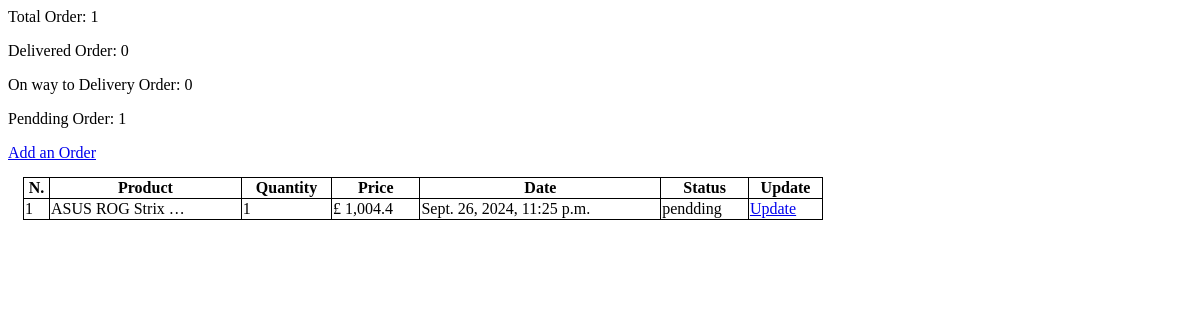
The page /admin_orders (signed in) on the database its author committed.
### shop/models.py (models this page shows, shortened)
class Order(models.Model):
    STATUS=(
        ('pendding','pendding'),
        ('on way to delivery','on way to delivery'),
        ('delivered','delivered')
    )
    customer=models.ForeignKey(Customer,null=True, on_delete=models.CASCADE)
    laptop=models.ForeignKey(Laptop,null=True,on_delete=models.CASCADE)
    total_price=models.FloatField(default=00.00)
    quantity=models.PositiveIntegerField(default=0)
    status=models.CharField(choices=STATUS, default='pendding',max_length=50)
    date_created=models.DateTimeField(auto_now_add=True)

### end_point/models.py (models this page shows, shortened)
class Laptop(models.Model):
    owner=models.ForeignKey(User,on_delete=models.CASCADE, related_name='laptop',null=True,blank=True)
    description=models.TextField(max_length=500,null=True)
    price=models.FloatField(default=00.00)
    image=models.ImageField(max_length=500,null=True)
    resolution=models.CharField(max_length=500,null=True,blank=True)
    color=models.CharField(max_length=500,null=True,blank=True)
    system=models.CharField(max_length=500,null=True,blank=True)
    cpu=models.CharField(max_length=500,null=True,blank=True)
    model=models.CharField(max_length=500,null=True,blank=True)
    weight=models.CharField(max_length=150,null=True,blank=True)
    quantity=models.PositiveIntegerField(default=0)
    category=models.CharField(max_length=100 ,default='Gaming Laptop')
    date_created=models.DateTimeField(auto_now_add=True)

### shop/decorators.py (the view)
        def wrapper(request,*args,**kwargs):
            if request.headers.get('HX-Request') or request.user.is_superuser or request.headers.get("fetch") == 'yes':
                return func(request,*args,**kwargs)
            else:
                return redirect(redirect_url)

### shop/context_processors.py (called while the page is built)
def navbar(request):
    products=Laptop.objects.all()
    filtered_products= LapotopFilter(request.GET,queryset=products)
    number_of_product=0
    if request.user.is_authenticated:
        customer,_=Customer.objects.get_or_create(user=request.user)
        cart,_=Cart.objects.get_or_create(customer=customer)
        all_itemes= cart.cartitem_set.all()
        for item in all_itemes:
            number_of_product+=item.quantity
    else:
        unauth_user_cart=cache.get('customer_cart',[])
        for product in unauth_user_cart:
            number_of_product+=product[1]
    context={
        'number_of_product':number_of_product,
        'filtered_products':filtered_products,
    }
    return context

### shop/views.py (called while the page is built)
@htmx_request_only(redirect_url='shop')
def admin_orders(request):
    orders=Order.objects.all()
    total_order = sum(1 for order in orders)
    delivered_order= sum(1 for order in orders if order.status == "delivered")
    on_way_order=sum(1 for order in orders if order.status == 'on way to delivery')
    pendding_order=sum(1 for order in orders if order.status == 'pendding')
    context={
        'orders':orders,
        'total_order':total_order,
        'delivered_order':delivered_order,
        'on_way_order':on_way_order,
        'pendding_order':pendding_order,
    }
    return render(request,'shop/htmx/admin_orders.html',context)

### shop/templates/shop/htmx/admin_orders.html
{% load static %}
<link rel="stylesheet" href="{% static 'css/ordered.css' %}">
<div class="order-container">
        <div>
            <p>Total Order: {{total_order}}</p>
            <p>Delivered Order: {{delivered_order}}</p>
            <p>On way to Delivery Order: {{on_way_order}}</p>
            <p>Pendding Order: {{pendding_order}}</p>
        </div>
        <a href="{% url 'update_order' %}">Add an Order</a>
        {% if orders %}
        <table class="order-table">
            <thead>
                <tr>
                    <th>N.</th>
                    <th>Product</th>
                    <th>Quantity</th>
                    <th>Price</th>
                    <th>Date</th>
                    <th>Status</th>
                    <th>Update</th>
                </tr>
            </thead>
            <tbody>
                {% for order in orders %}
                    <tr>
                        <td>{{forloop.counter}}</td>
                        <td>{{order.laptop.description|truncatewords:3}}</td>
                        <td>{{order.quantity}}</td>
                        <td>£ {{order.total_price|floatformat:"g"}}</td>
                        <td>{{order.date_created}}</td>
                        <td>{{order.status}}</td>
                        <td><a role="button" href="{% url 'update_order_params' pk=order.id %}">Update</a></td>
                    </tr>
                {% endfor %}
            </tbody>
        </table>
    {% else %}
        <br>
        <h6>No Order Yet.</h6>
    {% endif %}
</div>

### static/css/ordered.css (style rules this page uses)
.order-table { border: 1px solid black; min-width:800px; border-collapse: collapse; margin-left: auto; margin-right: auto; margin: 15px; margin-bottom: 20px; }
.order-table,.order-table th, .order-table td { border: 1px solid black; }

### rows shown on the page
Order: laptop.description "ASUS ROG Strix …", quantity "1", total_price "1,004.4", date_created "Sept. 26, 2024, 11:25 p.m.", status "pendding"

### other values the page prints
{{ total_order }} "1"
{{ delivered_order }} "0"
{{ on_way_order }} "0"
{{ pendding_order }} "1"
